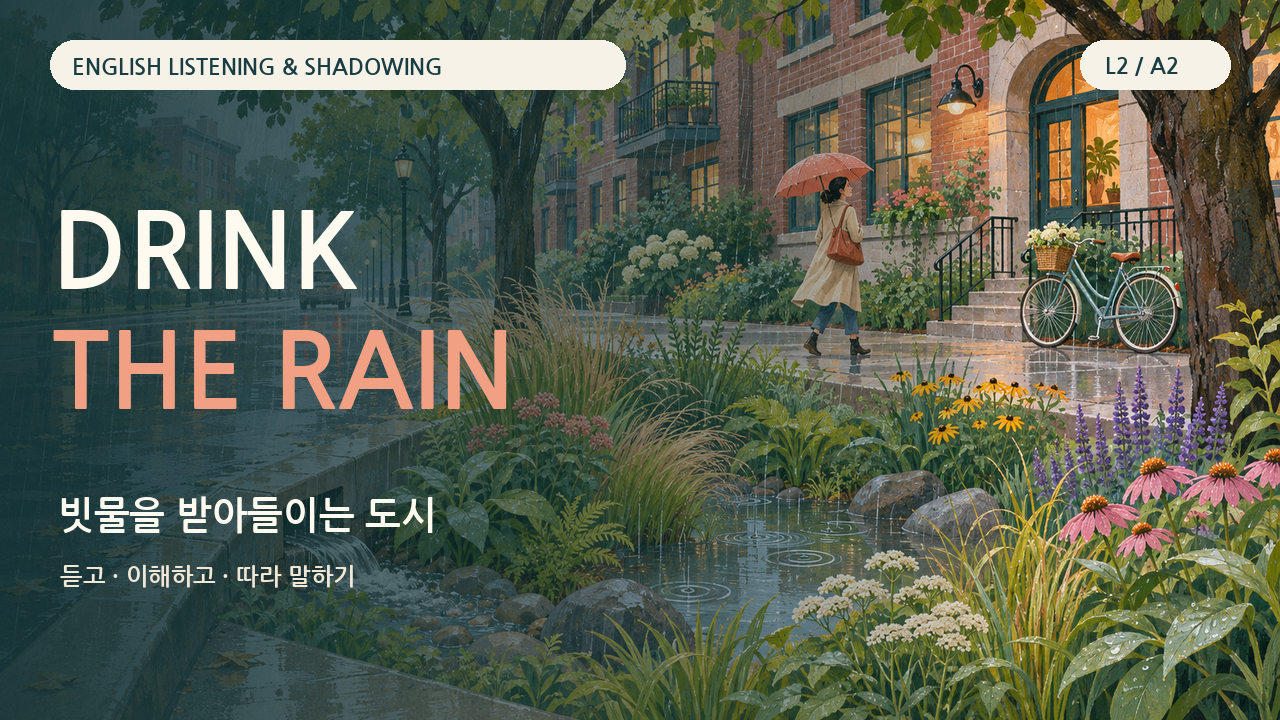

Reproduce this figure in Python.
from pathlib import Path
import json
from PIL import Image,ImageDraw,ImageFont,ImageOps
R=Path(__file__).resolve().parent;fonts=R.parents[1]/'eye-health-video/full/fonts'
f=lambda n:ImageFont.truetype(str(fonts/'NanumGothic-Bold.ttf'),n)
img=ImageOps.fit(Image.open(R/'images/rain-garden.png').convert('RGB'),(1280,720),Image.Resampling.LANCZOS).convert('RGBA')
shade=Image.new('RGBA',img.size);d=ImageDraw.Draw(shade)
for x in range(1000):
 alpha=round(230*max(0,1-x/1000)**.6);d.line((x,0,x,720),fill=(16,48,51,alpha))
img=Image.alpha_composite(img,shade);d=ImageDraw.Draw(img)
d.rounded_rectangle((50,40,625,89),radius=24,fill='#f6f2e8');d.text((72,56),'ENGLISH LISTENING & SHADOWING',font=f(22),fill='#193d42')
d.rounded_rectangle((1080,40,1230,89),radius=24,fill='#f6f2e8');d.text((1105,55),'L2 / A2',font=f(22),fill='#193d42')
d.text((52,201),'DRINK',font=f(104),fill='#fffaf0');d.text((52,321),'THE RAIN',font=f(104),fill='#f2a084')
d.text((58,497),'빗물을 받아들이는 도시',font=f(38),fill='#fffaf0')
d.text((60,564),'듣고 · 이해하고 · 따라 말하기',font=f(24),fill='#f1e8d8')
img.convert('RGB').save(R/'thumbnail.png')
(R/'thumbnail-layout.json').write_text(json.dumps({'background':'images/rain-garden.png','size':[1280,720],'title':['DRINK','THE RAIN'],'subtitle':'빗물을 받아들이는 도시','level':'L2 / A2','font':'NanumGothic-Bold.ttf','style':'현대적 편집 일러스트'},ensure_ascii=False,indent=2))
